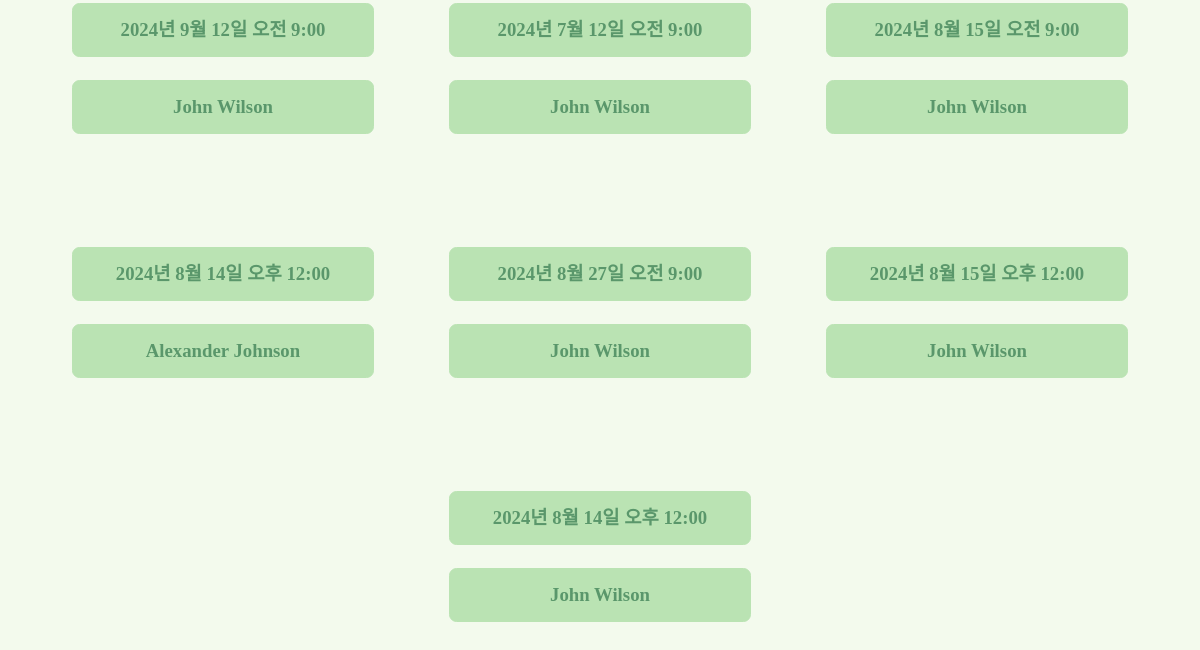
/green/mypage/reservations/ (signed in, lower part), run on an earlier commit of the app's database.
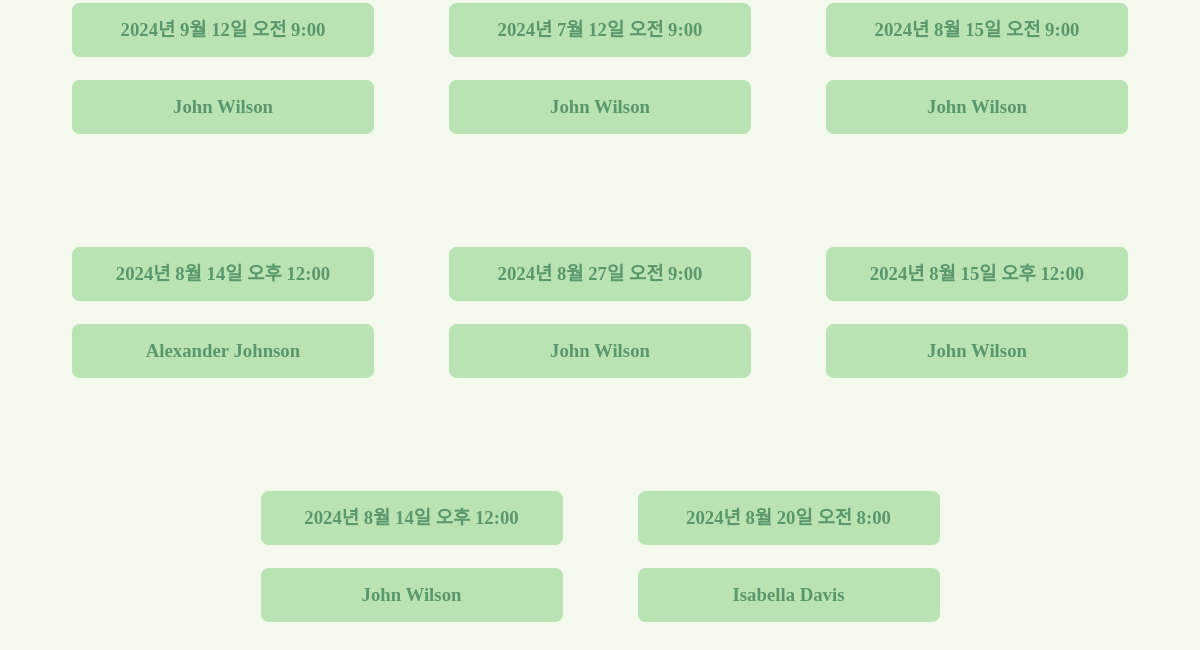
And on a later commit of the database.
### green/models.py (models this page shows, shortened)
class Reservation(models.Model):
    expert = models.ForeignKey(Expert, on_delete=models.CASCADE)
    user = models.ForeignKey(User, on_delete=models.CASCADE)
    date = models.DateField()
    time = models.TimeField()

class Expert(models.Model):
    name = models.CharField(max_length=100)
    location = models.CharField(max_length=100)
    description = models.TextField()
    photo = models.ImageField(upload_to='experts/')

### green/views.py (the view)
# urls.py: path('mypage/reservations/', views.reservation_list, name='reservation_list'),
def reservation_list(request):
    reservations = Reservation.objects.filter(user=request.user)
    return render(request, 'green/reservation_list.html', {'reservations': reservations})

### green/templates/green/reservation_list.html (shortened to what this page needs)
<!DOCTYPE html>
<html lang="ko">
  <head>
    {% load static %}
    <link rel="stylesheet" href="{% static '/css/resetCSS.css' %}" />
    <link rel="stylesheet" href="{% static '/css/header.css' %}" />
    <link rel="stylesheet" href="{% static '/css/my_reservation.css' %}" />
  </head>
  <body>
    {% include 'green/header.html' %}
    {% if reservations %}
    <div class="reservations_container">
      {% for reservation in reservations %}
      <div class="reservation_1">
        <div class="pic_and_box">
          <div class="box_all">
            <div class="date_box">
              <div class="date_text">{{ reservation.date }} {{ reservation.time }}</div>
            </div>
            <div class="expert_box">
              <div class="expert_text">{{ reservation.expert.name }}</div>
            </div>
          </div>
        </div>
      </div>
      {% endfor %}
    </div>
    {% else %}
    <div class="no_posts_message_box">
      <div class="no_posts_message">예약 내역이 없습니다.</div>
    </div>
    {% endif %}
  </body>
</html>

What changed in the data, as far as the page shows it:
added Reservation: date "2024년 8월 20일", time "오전 8:00", expert.name "Isabella Davis"
